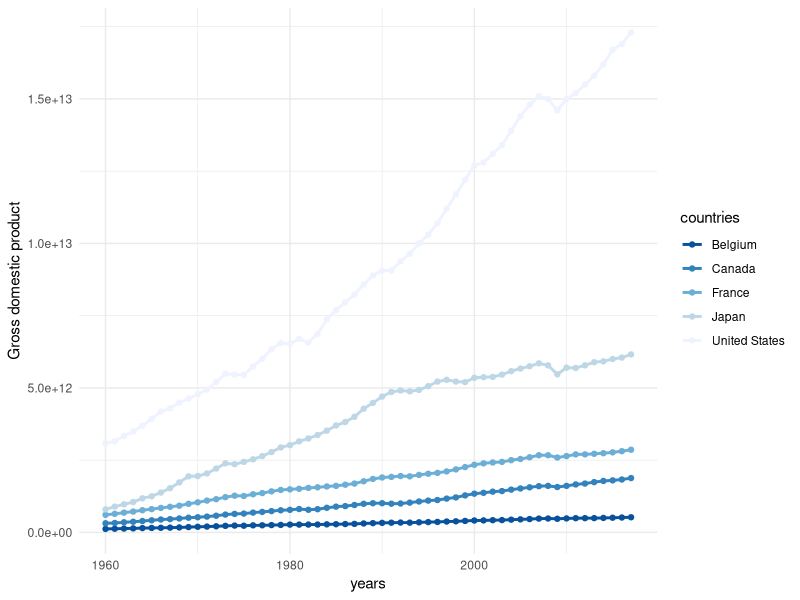

Write R code to recreate this figure.
## ---- chunk 1
library(readr)
gdp5 <- read_csv("chapter10data.csv")
## ---- chunk 2
library(ggplot2)
ggplot(gdp5, aes(x=year, y=gdp, color = country)) +
  geom_line(size = 1) +
  xlab("years") + 
  ylab("Gross domestic product") +
  labs(color = "countries") +
  theme_minimal() + 
  scale_color_brewer(direction = -1) +
  geom_point(size = 1.5)
